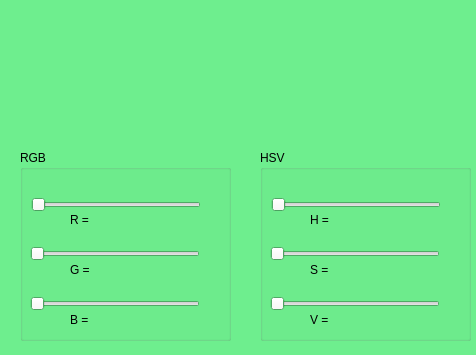
<?xml version="1.0" encoding="UTF-8"?>
<ui version="4.0">
 <class>Dialog</class>
 <widget class="QDialog" name="Dialog">
  <property name="geometry">
   <rect>
    <x>0</x>
    <y>0</y>
    <width>476</width>
    <height>355</height>
   </rect>
  </property>
  <property name="palette">
   <palette>
    <active>
     <colorrole role="Base">
      <brush brushstyle="SolidPattern">
       <color alpha="255">
        <red>255</red>
        <green>255</green>
        <blue>255</blue>
       </color>
      </brush>
     </colorrole>
     <colorrole role="Window">
      <brush brushstyle="SolidPattern">
       <color alpha="255">
        <red>110</red>
        <green>238</green>
        <blue>142</blue>
       </color>
      </brush>
     </colorrole>
    </active>
    <inactive>
     <colorrole role="Base">
      <brush brushstyle="SolidPattern">
       <color alpha="255">
        <red>255</red>
        <green>255</green>
        <blue>255</blue>
       </color>
      </brush>
     </colorrole>
     <colorrole role="Window">
      <brush brushstyle="SolidPattern">
       <color alpha="255">
        <red>110</red>
        <green>238</green>
        <blue>142</blue>
       </color>
      </brush>
     </colorrole>
    </inactive>
    <disabled>
     <colorrole role="Base">
      <brush brushstyle="SolidPattern">
       <color alpha="255">
        <red>110</red>
        <green>238</green>
        <blue>142</blue>
       </color>
      </brush>
     </colorrole>
     <colorrole role="Window">
      <brush brushstyle="SolidPattern">
       <color alpha="255">
        <red>110</red>
        <green>238</green>
        <blue>142</blue>
       </color>
      </brush>
     </colorrole>
    </disabled>
   </palette>
  </property>
  <property name="windowTitle">
   <string>Colour Demo</string>
  </property>
  <property name="autoFillBackground">
   <bool>false</bool>
  </property>
  <widget class="QGroupBox" name="groupBox_rgb">
   <property name="geometry">
    <rect>
     <x>20</x>
     <y>150</y>
     <width>211</width>
     <height>191</height>
    </rect>
   </property>
   <property name="title">
    <string>RGB</string>
   </property>
   <property name="flat">
    <bool>false</bool>
   </property>
   <property name="checkable">
    <bool>false</bool>
   </property>
   <widget class="QSlider" name="horizontalSlider_r">
    <property name="geometry">
     <rect>
      <x>11</x>
      <y>41</y>
      <width>170</width>
      <height>28</height>
     </rect>
    </property>
    <property name="orientation">
     <enum>Qt::Horizontal</enum>
    </property>
   </widget>
   <widget class="QSlider" name="horizontalSlider_g">
    <property name="geometry">
     <rect>
      <x>10</x>
      <y>140</y>
      <width>170</width>
      <height>28</height>
     </rect>
    </property>
    <property name="orientation">
     <enum>Qt::Horizontal</enum>
    </property>
   </widget>
   <widget class="QSlider" name="horizontalSlider_b">
    <property name="geometry">
     <rect>
      <x>10</x>
      <y>90</y>
      <width>170</width>
      <height>28</height>
     </rect>
    </property>
    <property name="orientation">
     <enum>Qt::Horizontal</enum>
    </property>
   </widget>
   <widget class="QLabel" name="label_r">
    <property name="geometry">
     <rect>
      <x>50</x>
      <y>60</y>
      <width>62</width>
      <height>20</height>
     </rect>
    </property>
    <property name="text">
     <string>R = </string>
    </property>
   </widget>
   <widget class="QLabel" name="label_g">
    <property name="geometry">
     <rect>
      <x>50</x>
      <y>110</y>
      <width>62</width>
      <height>20</height>
     </rect>
    </property>
    <property name="text">
     <string>G =</string>
    </property>
   </widget>
   <widget class="QLabel" name="label_b">
    <property name="geometry">
     <rect>
      <x>50</x>
      <y>160</y>
      <width>62</width>
      <height>20</height>
     </rect>
    </property>
    <property name="text">
     <string>B = </string>
    </property>
   </widget>
  </widget>
  <widget class="QGroupBox" name="groupBox_hsv">
   <property name="geometry">
    <rect>
     <x>260</x>
     <y>150</y>
     <width>211</width>
     <height>191</height>
    </rect>
   </property>
   <property name="title">
    <string>HSV</string>
   </property>
   <property name="flat">
    <bool>false</bool>
   </property>
   <property name="checkable">
    <bool>false</bool>
   </property>
   <widget class="QSlider" name="horizontalSlider_h">
    <property name="geometry">
     <rect>
      <x>11</x>
      <y>41</y>
      <width>170</width>
      <height>28</height>
     </rect>
    </property>
    <property name="orientation">
     <enum>Qt::Horizontal</enum>
    </property>
   </widget>
   <widget class="QSlider" name="horizontalSlider_s">
    <property name="geometry">
     <rect>
      <x>10</x>
      <y>140</y>
      <width>170</width>
      <height>28</height>
     </rect>
    </property>
    <property name="orientation">
     <enum>Qt::Horizontal</enum>
    </property>
   </widget>
   <widget class="QSlider" name="horizontalSlider_v">
    <property name="geometry">
     <rect>
      <x>10</x>
      <y>90</y>
      <width>170</width>
      <height>28</height>
     </rect>
    </property>
    <property name="orientation">
     <enum>Qt::Horizontal</enum>
    </property>
   </widget>
   <widget class="QLabel" name="label_h">
    <property name="geometry">
     <rect>
      <x>50</x>
      <y>60</y>
      <width>62</width>
      <height>20</height>
     </rect>
    </property>
    <property name="text">
     <string>H = </string>
    </property>
   </widget>
   <widget class="QLabel" name="label_s">
    <property name="geometry">
     <rect>
      <x>50</x>
      <y>110</y>
      <width>62</width>
      <height>20</height>
     </rect>
    </property>
    <property name="text">
     <string>S = </string>
    </property>
   </widget>
   <widget class="QLabel" name="label_v">
    <property name="geometry">
     <rect>
      <x>50</x>
      <y>160</y>
      <width>62</width>
      <height>20</height>
     </rect>
    </property>
    <property name="text">
     <string>V = </string>
    </property>
   </widget>
  </widget>
 </widget>
 <resources/>
 <connections/>
 <designerdata>
  <property name="gridDeltaX">
   <number>10</number>
  </property>
  <property name="gridDeltaY">
   <number>10</number>
  </property>
  <property name="gridSnapX">
   <bool>true</bool>
  </property>
  <property name="gridSnapY">
   <bool>true</bool>
  </property>
  <property name="gridVisible">
   <bool>true</bool>
  </property>
 </designerdata>
</ui>
